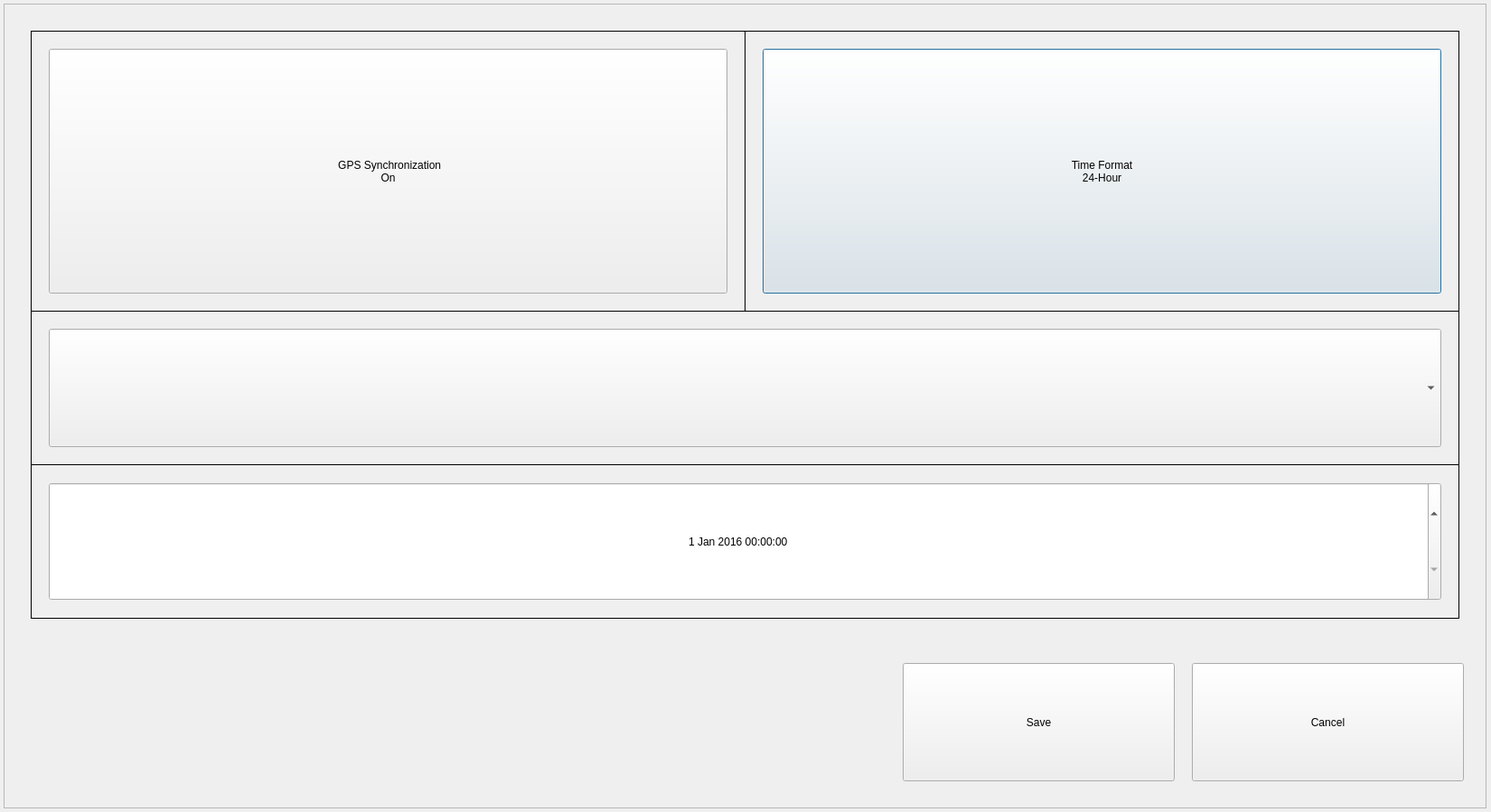
<?xml version="1.0" encoding="UTF-8"?>
<ui version="4.0">
 <class>SetDateTimeDialog1080p</class>
 <widget class="QDialog" name="SetDateTimeDialog1080p">
  <property name="geometry">
   <rect>
    <x>0</x>
    <y>0</y>
    <width>1650</width>
    <height>899</height>
   </rect>
  </property>
  <property name="maximumSize">
   <size>
    <width>16777215</width>
    <height>16777215</height>
   </size>
  </property>
  <property name="windowTitle">
   <string>SetDateTimeDialog</string>
  </property>
  <widget class="QFrame" name="layoutFrame">
   <property name="geometry">
    <rect>
     <x>4</x>
     <y>4</y>
     <width>1641</width>
     <height>891</height>
    </rect>
   </property>
   <property name="sizePolicy">
    <sizepolicy hsizetype="Fixed" vsizetype="Fixed">
     <horstretch>4</horstretch>
     <verstretch>4</verstretch>
    </sizepolicy>
   </property>
   <property name="minimumSize">
    <size>
     <width>872</width>
     <height>652</height>
    </size>
   </property>
   <property name="frameShape">
    <enum>QFrame::StyledPanel</enum>
   </property>
   <property name="frameShadow">
    <enum>QFrame::Raised</enum>
   </property>
   <widget class="QComboBox" name="comboBoxTimeZone">
    <property name="geometry">
     <rect>
      <x>50</x>
      <y>360</y>
      <width>1541</width>
      <height>131</height>
     </rect>
    </property>
    <property name="sizePolicy">
     <sizepolicy hsizetype="Expanding" vsizetype="Fixed">
      <horstretch>0</horstretch>
      <verstretch>0</verstretch>
     </sizepolicy>
    </property>
    <property name="minimumSize">
     <size>
      <width>110</width>
      <height>80</height>
     </size>
    </property>
    <property name="maximumSize">
     <size>
      <width>16777215</width>
      <height>16777215</height>
     </size>
    </property>
   </widget>
   <widget class="QLabel" name="labelTimeFormatBorder">
    <property name="geometry">
     <rect>
      <x>820</x>
      <y>30</y>
      <width>791</width>
      <height>311</height>
     </rect>
    </property>
    <property name="frameShape">
     <enum>QFrame::Box</enum>
    </property>
    <property name="text">
     <string/>
    </property>
   </widget>
   <widget class="QLabel" name="labelGpsSyncBorder">
    <property name="geometry">
     <rect>
      <x>30</x>
      <y>30</y>
      <width>791</width>
      <height>311</height>
     </rect>
    </property>
    <property name="frameShape">
     <enum>QFrame::Box</enum>
    </property>
    <property name="text">
     <string/>
    </property>
   </widget>
   <widget class="QPushButton" name="buttonTimeFormat">
    <property name="geometry">
     <rect>
      <x>840</x>
      <y>50</y>
      <width>751</width>
      <height>271</height>
     </rect>
    </property>
    <property name="text">
     <string>Time Format
24-Hour</string>
    </property>
   </widget>
   <widget class="QPushButton" name="buttonGpsSync">
    <property name="geometry">
     <rect>
      <x>50</x>
      <y>50</y>
      <width>751</width>
      <height>271</height>
     </rect>
    </property>
    <property name="text">
     <string> GPS Synchronization
On</string>
    </property>
   </widget>
   <widget class="QDateTimeEdit" name="dateTimeEdit">
    <property name="geometry">
     <rect>
      <x>50</x>
      <y>530</y>
      <width>1541</width>
      <height>131</height>
     </rect>
    </property>
    <property name="alignment">
     <set>Qt::AlignCenter</set>
    </property>
    <property name="maximumDate">
     <date>
      <year>2037</year>
      <month>12</month>
      <day>31</day>
     </date>
    </property>
    <property name="minimumDate">
     <date>
      <year>2016</year>
      <month>1</month>
      <day>1</day>
     </date>
    </property>
   </widget>
   <widget class="QLabel" name="labelTimeZoneBorder">
    <property name="geometry">
     <rect>
      <x>30</x>
      <y>340</y>
      <width>1581</width>
      <height>171</height>
     </rect>
    </property>
    <property name="frameShape">
     <enum>QFrame::Box</enum>
    </property>
    <property name="text">
     <string/>
    </property>
   </widget>
   <widget class="QLabel" name="labelSystemTimeBorder">
    <property name="geometry">
     <rect>
      <x>30</x>
      <y>510</y>
      <width>1581</width>
      <height>171</height>
     </rect>
    </property>
    <property name="frameShape">
     <enum>QFrame::Box</enum>
    </property>
    <property name="text">
     <string/>
    </property>
   </widget>
   <widget class="QPushButton" name="buttonSave">
    <property name="geometry">
     <rect>
      <x>995</x>
      <y>730</y>
      <width>301</width>
      <height>131</height>
     </rect>
    </property>
    <property name="text">
     <string>Save</string>
    </property>
   </widget>
   <widget class="QPushButton" name="buttonClose">
    <property name="geometry">
     <rect>
      <x>1315</x>
      <y>730</y>
      <width>301</width>
      <height>131</height>
     </rect>
    </property>
    <property name="text">
     <string>Cancel</string>
    </property>
   </widget>
   <zorder>labelSystemTimeBorder</zorder>
   <zorder>labelTimeZoneBorder</zorder>
   <zorder>labelGpsSyncBorder</zorder>
   <zorder>labelTimeFormatBorder</zorder>
   <zorder>comboBoxTimeZone</zorder>
   <zorder>buttonTimeFormat</zorder>
   <zorder>buttonGpsSync</zorder>
   <zorder>dateTimeEdit</zorder>
   <zorder>buttonSave</zorder>
   <zorder>buttonClose</zorder>
  </widget>
 </widget>
 <layoutdefault spacing="6" margin="11"/>
 <resources/>
 <connections/>
</ui>
